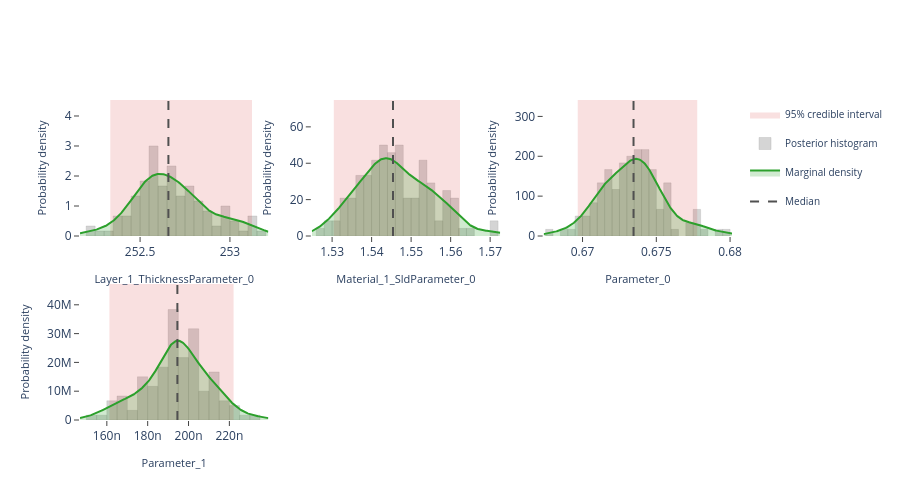

Notebook code cell kept with this figure:
### Markdown cell above
## Interactive posterior plots

The next three cells render the same Plotly figures that are shown on the
Bayesian Posterior tab of the EasyReflectometryApp:

* **Marginals** — per-parameter distribution: histogram + smooth KDE marginal,
  shaded 95% credible interval, and median / best-sample lines
  (`plot_distribution` or `posterior.distribution()`)
* **Corner plot** — pairwise marginals + 2-D contours + scatter (`plot_corner`)
* **Traces** — per-chain trace + marginal histogram (`plot_trace`)

The standalone helpers are called with ``return_figure=True`` so they return a
Plotly ``Figure`` that we render in the notebook with ``fig.show()``; the
``PosteriorResults`` methods return the figure directly.

### Code cell
# ---- Marginal posterior distributions ---------------------------------------
# One panel per free parameter, each overlaying the posterior histogram, a
# smooth Gaussian-KDE marginal, the shaded 95% credible interval, and the
# median / best-sample reference lines.  Mirrors the "Marginals" sub-tab in
# the EasyReflectometryApp.

# The PosteriorResults method passes ``logp`` through automatically so the
# best posterior sample (MAP) line is drawn:
fig = posterior.distribution()
fig.show()

# Standalone equivalent (pass ``logp`` to get the best-sample line):
# fig = plot_distribution(
#     posterior.draws,
#     posterior.param_names,
#     logp=posterior.logp,
#     return_figure=True,
# )
# fig.show()

### Figure 1 — Plotly figure (JSON) as saved in the notebook; plotly's stock layout.template omitted (floating-point values rounded to 4 significant figures; data arrays with more than 128 entries replaced by an {"elided": "..."} marker saying what was removed)
{"data": [{"fill": "toself", "fillcolor": "rgba(214, 39, 40, 0.14)", "hoverinfo": "skip", "legendgroup": "95% credible interval", "line": {"color": "rgba(214, 39, 40, 0.14)", "width": 0}, "mode": "lines", "name": "95% credible interval", "showlegend": true, "type": "scatter", "x": [252.3, 253.1, 253.1, 252.3, 252.3], "xaxis": "x", "y": [0.0, 0.0, 4.533, 4.533, 0.0], "yaxis": "y"}, {"histnorm": "probability density", "hovertemplate": "sample=%{x:.4f}<br>density: %{y:.2f}<extra></extra>", "legendgroup": "histogram", "marker": {"color": "rgba(120, 120, 120, 0.38)", "line": {"color": "rgba(120, 120, 120, 0.24)", "width": 1}}, "name": "Posterior histogram", "nbinsx": 40, "opacity": 0.82, "showlegend": true, "type": "histogram", "x": [252.9, 252.8, 252.7, 253.0, 252.8, 252.7, 252.6, 252.6, 252.8, 253.1, 252.4, 252.6, 253.0, 253.1, 253.0, 252.5, 252.7, 252.6, 253.0, 252.8, 252.4, 252.7, 252.6, 252.2, 252.9, 252.6, 252.7, 252.5, 252.6, 252.5, 252.9, 252.7, 253.0, 252.5, 252.3, 252.6, 252.5, 252.8, 252.9, 252.7, 252.8, 252.8, 252.7, 252.8, 252.4, 252.2, 252.8, 252.6, 252.5, 253.0, 252.5, 252.6, 252.7, 253.1, 252.5, 252.5, 252.6, 252.6, 253.1, 252.5, 252.7, 252.6, 252.5, 252.5, 252.8, 252.6, 252.4, 252.6, 253.2, 252.5, 252.7, 252.7, 253.0, 253.0, 252.6, 252.7, 252.4, 252.8, 252.6, 252.8, 252.5, 252.7, 252.7, 252.7, 252.6, 252.7, 252.6, 252.9, 252.6, 252.9, 252.6, 252.6, 252.8, 253.1, 252.8, 252.6, 252.7, 252.7, 252.7, 252.5, 252.7, 252.3, 252.5, 252.6, 252.7, 252.4, 252.6, 252.8, 253.0, 252.5, 252.4, 252.6, 252.9, 252.6, 252.8, 252.6, 252.8, 252.4, 252.5, 252.5], "xaxis": "x", "yaxis": "y"}, {"fill": "tozeroy", "fillcolor": "rgba(44, 160, 44, 0.22)", "hovertemplate": "Layer_1_ThicknessParameter_0: %{x:.4f}<br>density: %{y:.4f}<extra></extra>", "legendgroup": "marginal", "line": {"color": "rgb(44, 160, 44)", "width": 2}, "mode": "lines", "name": "Marginal density", "showlegend": true, "type": "scatter", "x": {"elided": "256 float values"}, "xaxis": "x", "y": {"elided": "256 float values"}, "yaxis": "y"}, {"hovertemplate": "Median: %{x:.4f}<extra></extra>", "legendgroup": "Median", "line": {"color": "rgb(80, 80, 80)", "dash": "dash", "width": 2}, "mode": "lines", "name": "Median", "showlegend": true, "type": "scatter", "x": [252.7, 252.7], "xaxis": "x", "y": [0.0, 4.533], "yaxis": "y"}, {"fill": "toself", "fillcolor": "rgba(214, 39, 40, 0.14)", "hoverinfo": "skip", "legendgroup": "95% credible interval", "line": {"color": "rgba(214, 39, 40, 0.14)", "width": 0}, "mode": "lines", "name": "95% credible interval", "showlegend": false, "type": "scatter", "x": [1.53, 1.562, 1.562, 1.53, 1.53], "xaxis": "x2", "y": [0.0, 0.0, 74.77, 74.77, 0.0], "yaxis": "y2"}, {"histnorm": "probability density", "hovertemplate": "sample=%{x:.4f}<br>density: %{y:.2f}<extra></extra>", "legendgroup": "histogram", "marker": {"color": "rgba(120, 120, 120, 0.38)", "line": {"color": "rgba(120, 120, 120, 0.24)", "width": 1}}, "name": "Posterior histogram", "nbinsx": 40, "opacity": 0.82, "showlegend": false, "type": "histogram", "x": [1.554, 1.554, 1.542, 1.555, 1.56, 1.543, 1.539, 1.543, 1.536, 1.547, 1.55, 1.562, 1.539, 1.548, 1.538, 1.542, 1.544, 1.546, 1.549, 1.545, 1.57, 1.553, 1.545, 1.539, 1.553, 1.558, 1.547, 1.552, 1.541, 1.539, 1.544, 1.555, 1.542, 1.562, 1.538, 1.543, 1.559, 1.547, 1.529, 1.539, 1.555, 1.537, 1.542, 1.534, 1.551, 1.536, 1.548, 1.534, 1.56, 1.556, 1.537, 1.552, 1.529, 1.542, 1.544, 1.542, 1.556, 1.56, 1.542, 1.554, 1.552, 1.534, 1.549, 1.553, 1.543, 1.54, 1.543, 1.532, 1.565, 1.551, 1.547, 1.555, 1.534, 1.534, 1.53, 1.555, 1.547, 1.542, 1.561, 1.546, 1.552, 1.548, 1.533, 1.531, 1.547, 1.547, 1.54, 1.559, 1.57, 1.542, 1.536, 1.542, 1.546, 1.544, 1.548, 1.546, 1.538, 1.533, 1.56, 1.544, 1.552, 1.54, 1.547, 1.545, 1.541, 1.536, 1.548, 1.537, 1.535, 1.558, 1.553, 1.546, 1.527, 1.552, 1.537, 1.541, 1.548, 1.544, 1.559, 1.556], "xaxis": "x2", "yaxis": "y2"}, {"fill": "tozeroy", "fillcolor": "rgba(44, 160, 44, 0.22)", "hovertemplate": "Material_1_SldParameter_0: %{x:.4f}<br>density: %{y:.4f}<extra></extra>", "legendgroup": "marginal", "line": {"color": "rgb(44, 160, 44)", "width": 2}, "mode": "lines", "name": "Marginal density", "showlegend": false, "type": "scatter", "x": {"elided": "256 float values"}, "xaxis": "x2", "y": {"elided": "256 float values"}, "yaxis": "y2"}, {"hovertemplate": "Median: %{x:.4f}<extra></extra>", "legendgroup": "Median", "line": {"color": "rgb(80, 80, 80)", "dash": "dash", "width": 2}, "mode": "lines", "name": "Median", "showlegend": false, "type": "scatter", "x": [1.545, 1.545], "xaxis": "x2", "y": [0.0, 74.77], "yaxis": "y2"}, {"fill": "toself", "fillcolor": "rgba(214, 39, 40, 0.14)", "hoverinfo": "skip", "legendgroup": "95% credible interval", "line": {"color": "rgba(214, 39, 40, 0.14)", "width": 0}, "mode": "lines", "name": "95% credible interval", "showlegend": false, "type": "scatter", "x": [0.6697, 0.6778, 0.6778, 0.6697, 0.6697], "xaxis": "x3", "y": [0.0, 0.0, 341.2, 341.2, 0.0], "yaxis": "y3"}, {"histnorm": "probability density", "hovertemplate": "sample=%{x:.4f}<br>density: %{y:.2f}<extra></extra>", "legendgroup": "histogram", "marker": {"color": "rgba(120, 120, 120, 0.38)", "line": {"color": "rgba(120, 120, 120, 0.24)", "width": 1}}, "name": "Posterior histogram", "nbinsx": 40, "opacity": 0.82, "showlegend": false, "type": "histogram", "x": [0.6731, 0.6735, 0.6724, 0.6775, 0.6745, 0.6715, 0.6746, 0.6744, 0.6697, 0.6748, 0.6739, 0.6771, 0.6742, 0.6739, 0.673, 0.672, 0.6737, 0.6703, 0.6728, 0.6743, 0.6781, 0.6731, 0.6712, 0.6729, 0.6745, 0.6755, 0.6749, 0.6736, 0.6679, 0.6716, 0.6713, 0.6742, 0.673, 0.6741, 0.6737, 0.6699, 0.6796, 0.6725, 0.671, 0.6726, 0.675, 0.6718, 0.6724, 0.673, 0.6736, 0.672, 0.6754, 0.6729, 0.6778, 0.6759, 0.6714, 0.6756, 0.6737, 0.6687, 0.6733, 0.672, 0.6777, 0.6751, 0.6716, 0.6758, 0.6736, 0.674, 0.672, 0.6749, 0.6732, 0.6707, 0.6734, 0.67, 0.6745, 0.6739, 0.6742, 0.6742, 0.6735, 0.6703, 0.671, 0.6749, 0.6749, 0.6716, 0.6777, 0.675, 0.6725, 0.6702, 0.6721, 0.6735, 0.6734, 0.6741, 0.6735, 0.6764, 0.6793, 0.6758, 0.6715, 0.6746, 0.6709, 0.673, 0.6719, 0.6714, 0.6737, 0.6722, 0.6757, 0.6726, 0.6736, 0.672, 0.6724, 0.6717, 0.6708, 0.671, 0.6744, 0.6692, 0.6732, 0.674, 0.6744, 0.6746, 0.6741, 0.6729, 0.6729, 0.6712, 0.6757, 0.6711, 0.6771, 0.6757], "xaxis": "x3", "yaxis": "y3"}, {"fill": "tozeroy", "fillcolor": "rgba(44, 160, 44, 0.22)", "hovertemplate": "Parameter_0: %{x:.4f}<br>density: %{y:.4f}<extra></extra>", "legendgroup": "marginal", "line": {"color": "rgb(44, 160, 44)", "width": 2}, "mode": "lines", "name": "Marginal density", "showlegend": false, "type": "scatter", "x": {"elided": "256 float values"}, "xaxis": "x3", "y": {"elided": "256 float values"}, "yaxis": "y3"}, {"hovertemplate": "Median: %{x:.4f}<extra></extra>", "legendgroup": "Median", "line": {"color": "rgb(80, 80, 80)", "dash": "dash", "width": 2}, "mode": "lines", "name": "Median", "showlegend": false, "type": "scatter", "x": [0.6735, 0.6735], "xaxis": "x3", "y": [0.0, 341.2], "yaxis": "y3"}, {"fill": "toself", "fillcolor": "rgba(214, 39, 40, 0.14)", "hoverinfo": "skip", "legendgroup": "95% credible interval", "line": {"color": "rgba(214, 39, 40, 0.14)", "width": 0}, "mode": "lines", "name": "95% credible interval", "showlegend": false, "type": "scatter", "x": [1.613e-07, 2.221e-07, 2.221e-07, 1.613e-07, 1.613e-07], "xaxis": "x4", "y": [0.0, 0.0, 47230000.0, 47230000.0, 0.0], "yaxis": "y4"}, {"histnorm": "probability density", "hovertemplate": "sample=%{x:.4f}<br>density: %{y:.2f}<extra></extra>", "legendgroup": "histogram", "marker": {"color": "rgba(120, 120, 120, 0.38)", "line": {"color": "rgba(120, 120, 120, 0.24)", "width": 1}}, "name": "Posterior histogram", "nbinsx": 40, "opacity": 0.82, "showlegend": false, "type": "histogram", "x": [2.014e-07, 1.632e-07, 1.962e-07, 2.118e-07, 2.002e-07, 2.042e-07, 1.858e-07, 1.872e-07, 1.926e-07, 1.899e-07, 1.847e-07, 1.693e-07, 1.913e-07, 2.008e-07, 2.144e-07, 1.779e-07, 1.856e-07, 1.936e-07, 1.924e-07, 1.865e-07, 1.94e-07, 2.22e-07, 1.948e-07, 1.81e-07, 1.984e-07, 2.041e-07, 2.01e-07, 1.938e-07, 1.928e-07, 1.563e-07, 2.016e-07, 1.946e-07, 2.186e-07, 2.3e-07, 1.902e-07, 1.782e-07, 1.71e-07, 1.954e-07, 1.688e-07, 2.003e-07, 1.955e-07, 1.963e-07, 1.962e-07, 1.669e-07, 1.85e-07, 2.121e-07, 2.085e-07, 1.964e-07, 2.047e-07, 1.655e-07, 2.09e-07, 1.925e-07, 1.758e-07, 1.963e-07, 1.701e-07, 1.779e-07, 2.045e-07, 1.762e-07, 1.991e-07, 2.042e-07, 1.901e-07, 1.811e-07, 1.934e-07, 2.1e-07, 2.009e-07, 2.127e-07, 1.866e-07, 1.889e-07, 2.119e-07, 2.005e-07, 1.927e-07, 1.946e-07, 2.349e-07, 2.143e-07, 2.027e-07, 1.781e-07, 1.919e-07, 2.01e-07, 2.1e-07, 1.765e-07, 2.177e-07, 2.212e-07, 1.801e-07, 2.165e-07, 1.92e-07, 2.098e-07, 2.102e-07, 2.007e-07, 2.132e-07, 1.992e-07, 2.072e-07, 1.761e-07, 2.18e-07, 1.613e-07, 1.823e-07, 1.955e-07, 1.84e-07, 2.232e-07, 1.881e-07, 1.915e-07, 1.901e-07, 2.093e-07, 1.929e-07, 2.048e-07, 1.914e-07, 2.011e-07, 1.945e-07, 2.07e-07, 1.896e-07, 1.907e-07, 2.018e-07, 1.895e-07, 1.511e-07, 1.669e-07, 1.863e-07, 1.607e-07, 1.962e-07, 1.793e-07, 1.648e-07, 1.969e-07], "xaxis": "x4", "yaxis": "y4"}, {"fill": "tozeroy", "fillcolor": "rgba(44, 160, 44, 0.22)", "hovertemplate": "Parameter_1: %{x:.4f}<br>density: %{y:.4f}<extra></extra>", "legendgroup": "marginal", "line": {"color": "rgb(44, 160, 44)", "width": 2}, "mode": "lines", "name": "Marginal density", "showlegend": false, "type": "scatter", "x": {"elided": "256 float values"}, "xaxis": "x4", "y": {"elided": "256 float values"}, "yaxis": "y4"}, {"hovertemplate": "Median: %{x:.4f}<extra></extra>", "legendgroup": "Median", "line": {"color": "rgb(80, 80, 80)", "dash": "dash", "width": 2}, "mode": "lines", "name": "Median", "showlegend": false, "type": "scatter", "x": [1.945e-07, 1.945e-07], "xaxis": "x4", "y": [0.0, 47230000.0], "yaxis": "y4"}], "layout": {"barmode": "overlay", "height": 500, "legend": {"font": {"size": 10}}, "plot_bgcolor": "white", "showlegend": true, "xaxis": {"anchor": "y", "domain": [0.0, 0.2889], "range": [252.2, 253.2], "showgrid": false, "ticks": "outside", "title": {"font": {"size": 11}, "text": "Layer_1_ThicknessParameter_0"}, "zeroline": false}, "xaxis2": {"anchor": "y2", "domain": [0.3556, 0.6444], "range": [1.525, 1.573], "showgrid": false, "ticks": "outside", "title": {"font": {"size": 11}, "text": "Material_1_SldParameter_0"}, "zeroline": false}, "xaxis3": {"anchor": "y3", "domain": [0.7111, 1.0], "range": [0.6674, 0.6801], "showgrid": false, "ticks": "outside", "title": {"font": {"size": 11}, "text": "Parameter_0"}, "zeroline": false}, "xaxis4": {"anchor": "y4", "domain": [0.0, 0.2889], "range": [1.469e-07, 2.391e-07], "showgrid": false, "ticks": "outside", "title": {"font": {"size": 11}, "text": "Parameter_1"}, "zeroline": false}, "xaxis5": {"anchor": "y5", "domain": [0.3556, 0.6444], "showgrid": false, "ticks": "outside", "zeroline": false}, "xaxis6": {"anchor": "y6", "domain": [0.7111, 1.0], "showgrid": false, "ticks": "outside", "zeroline": false}, "yaxis": {"anchor": "x", "domain": [0.575, 1.0], "range": [0.0, 4.533], "showgrid": false, "ticks": "outside", "title": {"font": {"size": 11}, "text": "Probability density"}, "zeroline": false}, "yaxis2": {"anchor": "x2", "domain": [0.575, 1.0], "range": [0.0, 74.77], "showgrid": false, "ticks": "outside", "title": {"font": {"size": 11}, "text": "Probability density"}, "zeroline": false}, "yaxis3": {"anchor": "x3", "domain": [0.575, 1.0], "range": [0.0, 341.2], "showgrid": false, "ticks": "outside", "title": {"font": {"size": 11}, "text": "Probability density"}, "zeroline": false}, "yaxis4": {"anchor": "x4", "domain": [0.0, 0.425], "range": [0.0, 47230000.0], "showgrid": false, "ticks": "outside", "title": {"font": {"size": 11}, "text": "Probability density"}, "zeroline": false}, "yaxis5": {"anchor": "x5", "domain": [0.0, 0.425], "showgrid": false, "ticks": "outside", "zeroline": false}, "yaxis6": {"anchor": "x6", "domain": [0.0, 0.425], "showgrid": false, "ticks": "outside", "zeroline": false}}}
